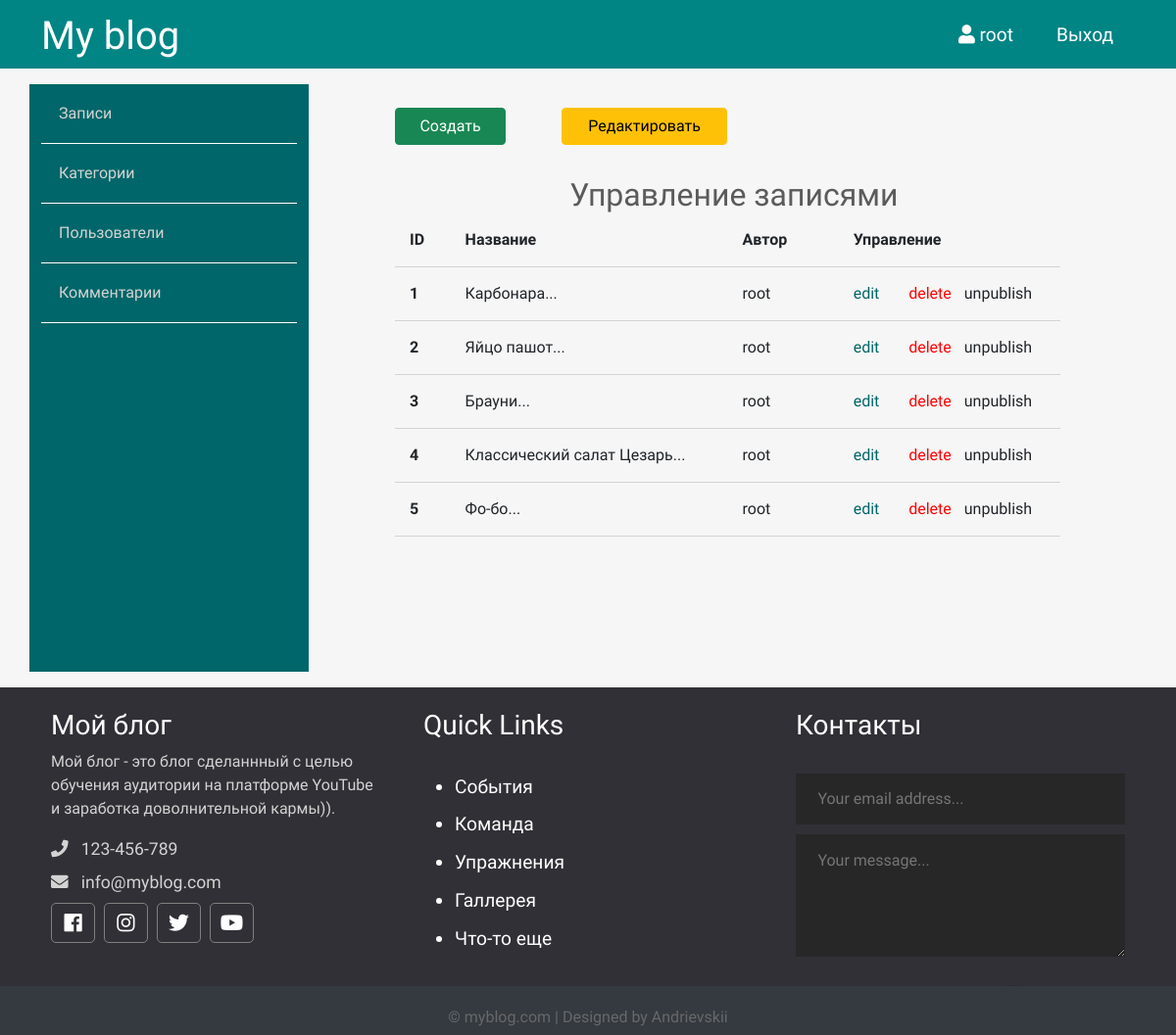
Page /admin/posts/index.php (signed in) on the committed database.
### tables this page shows
CREATE TABLE `posts` (
  `id` int NOT NULL,
  `id_user` int NOT NULL,
  `title` varchar(255) NOT NULL,
  `img` varchar(255) NOT NULL,
  `content` text NOT NULL,
  `status` tinyint NOT NULL,
  `id_topic` int DEFAULT NULL,
  `created_date` datetime NOT NULL DEFAULT CURRENT_TIMESTAMP
);

CREATE TABLE `users` (
  `id` int NOT NULL,
  `admin` tinyint NOT NULL,
  `username` varchar(255) NOT NULL,
  `email` varchar(255) NOT NULL,
  `password` varchar(255) NOT NULL,
  `created` timestamp NOT NULL DEFAULT CURRENT_TIMESTAMP
);

### app/database/db.php (called while the page is built, shortened)
<?php
require 'connect.php';
function dbCheckError($query){
    $errInfo = $query->errorInfo();
    return true;
}
    function selectAllFromPostsWithUsers($table1, $table2){
        global $pdo;
        $sql = "SELECT
        t1.id,
        t1.title,
        t1.img,
        t1.content,
        t1.status,
        t1.id_topic,
        t1.created_date,
        t2.username
        FROM $table1 AS t1 JOIN $table2 AS t2 ON t1.id_user = t2.id";
        $query = $pdo->prepare($sql);
        $query->execute();
        return $query->fetchAll();
    }

### app/controllers/posts.php (called while the page is built, shortened)
<?php
include SITE_ROOT . "/app/database/db.php";
$postsAdm = selectAllFromPostsWithUsers('posts', 'users');

### admin/posts/index.php (the view, shortened to what this page needs)
<?php
        include "../../app/controllers/posts.php";
?>
<!doctype html>
<html lang="en">
<head>
    <link href="https://cdn.jsdelivr.net/npm/bootstrap@5.0.0-beta2/dist/css/bootstrap.min.css" rel="stylesheet">
    <link rel="stylesheet" href="https://use.fontawesome.com/releases/v5.7.2/css/all.css"
>
    <link rel="stylesheet" href="../../assets/css/admin.css">
</head>
<body>
<?php include("../../app/include/header-admin.php"); ?>
<div class="container">
<?php include "../../app/include/sidebar-admin.php"; ?>
        <div class="posts col-9">
            <div class="button row">
                <a href="<?php echo BASE_URL . "admin/posts/create.php";?>" class="col-2 btn btn-success">Создать</a>
                <span class="col-1"></span>
                <a href="<?php echo BASE_URL . "admin/posts/index.php";?>" class="col-3 btn btn-warning">Редактировать</a>
            </div>
            <div class="row title-table">
                <h2>Управление записями</h2>
                <div class="col-1">ID</div>
                <div class="col-5">Название</div>
                <div class="col-2">Автор</div>
                <div class="col-4">Управление</div>
            </div>
            <?php foreach ($postsAdm as $key => $post): ?>
                <div class="row post">
                    <div class="id col-1"><?=$key + 1; ?></div>
                    <div class="title col-5"><?=mb_substr($post['title'], 0, 50, 'UTF-8'). '...'  ?></div>
                    <div class="author col-2"><?=$post['username']; ?></div>
                    <div class="red col-1"><a href="edit.php?id=<?=$post['id'];?>">edit</a></div>
                    <div class="del col-1"><a href="edit.php?delete_id=<?=$post['id'];?>">delete</a></div>
                    <?php if ($post['status']): ?>
                        <div class="status col-2"><a href="edit.php?publish=0&pub_id=<?=$post['id'];?>">unpublish</a></div>
                    <?php else: ?>
                        <div class="status col-2"><a href="edit.php?publish=1&pub_id=<?=$post['id'];?>">publish</a></div>
                    <?php endif; ?>
                </div>
            <?php endforeach; ?>
        </div>
    </div>
</div>
<?php include("../../app/include/footer.php"); ?>
</body>
</html>

### assets/css/admin.css (style rules this page uses)
* { font-family: 'Comfortaa', cursive; }
html, h1, h2, h3, h4, h5, h6 { color: #5c5b5b; }
body { background: #f6f6f6; }
a { text-decoration: none; color: inherit; }
.posts { height: 100%; padding: 40px 100px 100px; }
.posts h2 { text-align: center; margin: 2rem 0 0 0.4rem; }
.posts .title-table div { padding: 15px; text-align: left; border-bottom: 1px solid #d3d3d3; font-weight: 700; }
.posts .post div { padding: 15px; text-align: left; border-bottom: 1px solid #d3d3d3; }
.posts .post .red { color: #006669; }
.posts .post .del { color: red; }
.posts .post .id { font-weight: bold; }

### rows in the picture
posts: title "Карбонара", id_user.username "root"
posts: title "Яйцо пашот", id_user.username "root"
posts: title "Брауни", id_user.username "root"
posts: title "Классический салат Цезарь", id_user.username "root"
posts: title "Фо-бо", id_user.username "root"

### other values in the picture
$_SESSION['login'] "root"
